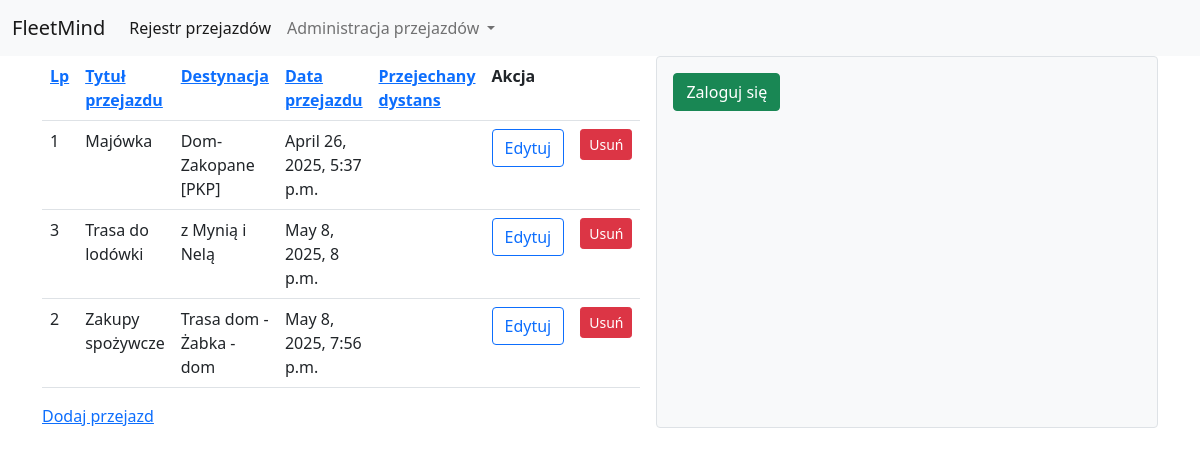
Page /posts/?sort=title on the committed database.
### Fleet/models.py (models this page shows)
class Post(models.Model):
    title = models.CharField(max_length=200)
    content = models.TextField()
    create_at = models.DateTimeField(auto_now_add=True)
    author = models.ForeignKey(User, on_delete=models.CASCADE)

### Fleet/views.py (the view)
# urls.py: path('posts/', post_list, name='post_list'),
def post_list(request):
    sort = request.GET.get('sort', 'id')
    posts = Post.objects.all().order_by(sort)
    return render(request, 'Fleet/table.html', {'posts': posts})

### Fleet/templates/Fleet/table.html (shortened to what this page needs)
{% extends "Fleet/base.html" %}
{% block content %}
{% if posts %}
    <table class = "table              table-hover">
        <tr>
            <th><a href="?sort=id">Lp</a>
            <th><a href="?sort=title">Tytuł przejazdu</a>
            <th><a href="?sort=content">Destynacja</a>
            <th><a href="?sort=create_at">Data przejazdu</a>
            <th><a href="?sort=distance">Przejechany dystans</a>
            <th colspan="2">Akcja
        {% for post in posts %}
        <tr id="post-{{ post.id }}">
            <td>{{ post.id }}
            <td>{{ post.title }}
            <td>{{ post.content }}
            <td>{{ post.create_at }}
            <td>{{ post.distance }}
            <td><a href="{% url 'update_post' post.id %}" class="btn btn-outline-primary">Edytuj</a>
            <td>
                <button class="btn btn-danger btn-sm" data-bs-toggle="modal" data-bs-target="#deleteModal"
                        data-id="{{ post.id }}" data-title="{{ post.title }}">Usuń
                </button>
        {% endfor %}
    </table>
 <a href="{% url 'create_post' %}">Dodaj przejazd</a>
{% else %}
    <h4>Brak danych</h4>
{% endif %}
{% endblock %}

### rows in the picture
Post: id "1", title "Majówka", content "Dom-Zakopane [PKP]", create_at "April 26, 2025, 5:37 p.m."
Post: id "3", title "Trasa do lodówki", content "z Mynią i Nelą", create_at "May 8, 2025, 8 p.m."
Post: id "2", title "Zakupy spożywcze", content "Trasa dom - Żabka - dom", create_at "May 8, 2025, 7:56 p.m."
